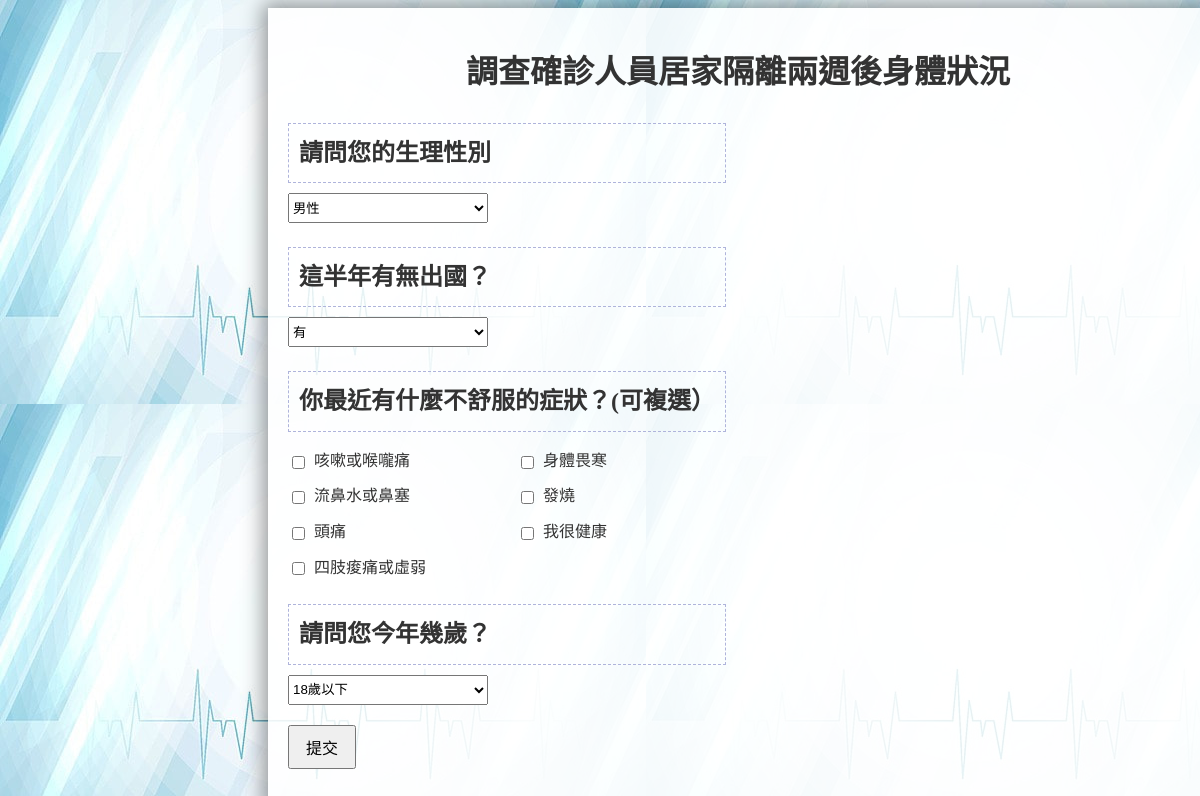
Before: /polls/ with the older database file.
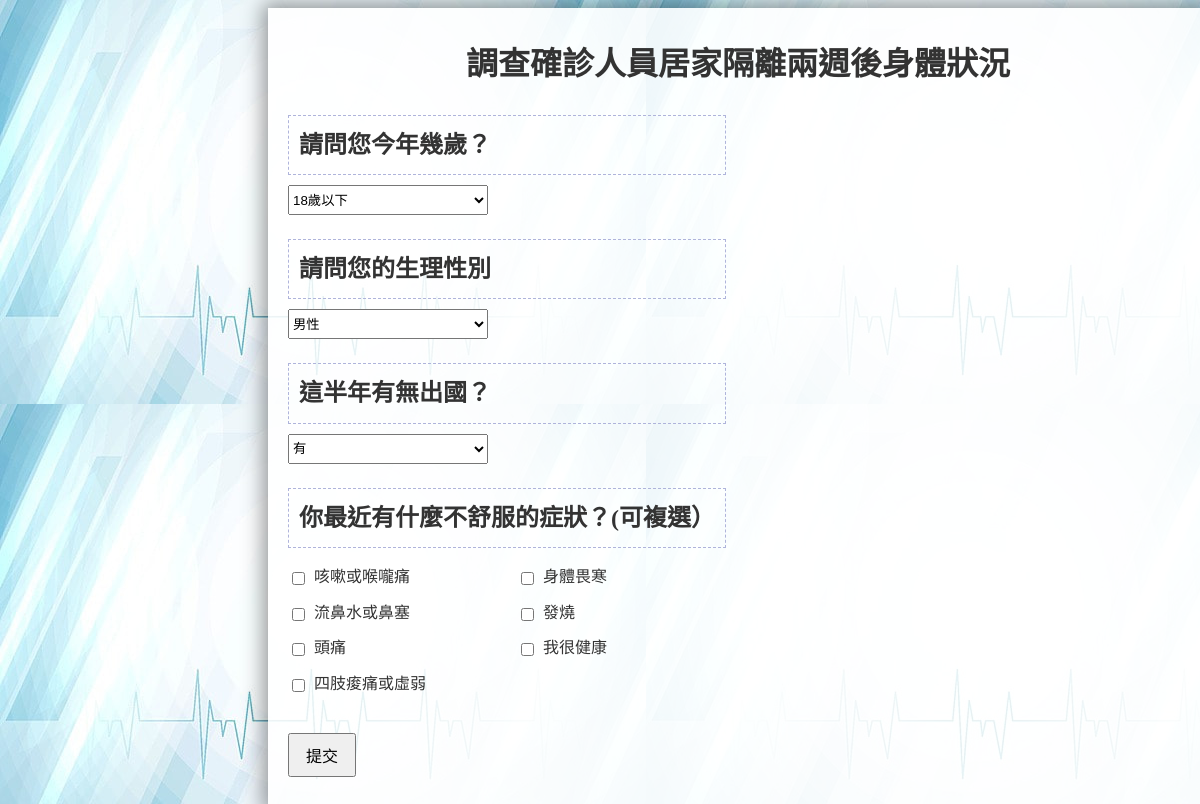
After: the same page with the newer database file.
### polls/models.py (models this page shows, shortened)
class Question(models.Model):
    question_text = models.CharField(max_length=200)
    pub_date = models.DateTimeField(default=timezone.now)
    type = models.CharField(max_length=10, choices=[('single', 'Single Choice'), ('multiple', 'Multiple Choice')])
    position = models.IntegerField(default=0, null=True)

class Choice(models.Model):
    question = models.ForeignKey(Question, on_delete=models.CASCADE)
    choice_text = models.CharField(max_length=200)
    votes = models.IntegerField(default=0)

### polls/views.py (the view)
# urls.py: path("", views.IndexView.as_view(), name="index"),
class IndexView(generic.ListView):
    template_name = "polls/index.html"
    context_object_name = "latest_question_list"
    def get_queryset(self):
        return Question.objects.filter(pub_date__lte=timezone.now(), type__in=('single', 'multiple')).order_by("-pub_date")[:30]

### polls/templates/polls/index.html (shortened to what this page needs)
<!DOCTYPE html>
<html lang="zh-Hant">
<head>
  {% load static %}
  <link rel="stylesheet" href="{% static 'polls/style.css' %}">
</head>
<body style="display: flex;">
  <div class="container">
    <h1>調查確診人員居家隔離兩週後身體狀況</h1>
    {% if latest_question_list %}
      <form method="post" action="/submit">
        {% for question in latest_question_list %}
          <h2>{{ question.question_text }}</h2>
          {% if question.type == 'single' or question.type == 'multiple' %}
            {% if question.type == 'single' %}
              <select name="choice-{{ question.id }}">
                {% for choice in question.choice_set.all %}
                  <option value="{{ choice.id }}">{{ choice.choice_text }}</option>
                {% endfor %}
              </select>
            {% elif question.type == 'multiple' %}
              <ul>
                {% for choice in question.choice_set.all %}
                  <li>
                    <label for="{{ choice.id }}">
                      <input type="checkbox" id="{{ choice.id }}" name="choice-{{ question.id }}" value="{{ choice.id }}">
                      {{ choice.choice_text }}
                    </label>
                  </li>
                {% endfor %}
              </ul>
            {% endif %}
          {% else %}
            <p>問題類型無效</p>
          {% endif %}
        {% endfor %}
        <div>
          <input type="submit" value="提交">
        </div>
      </form>
    {% else %}
      <p>沒有任何問卷調查可供參與。</p>
    {% endif %}
  </div>
</body>
</html>

### polls/static/polls/style.css (style rules this page uses)
body { background-image: url("images/02.jpg"); background-color: #fff; font-family: serif; color: #333; line-height: 1.6; padding: 0 20px; max-width: 1000px; display: flex; min-height: 100vh; }
h1 { text-align: center; font-size: 2em; margin: 0 0 1em 0; box-shadow: 0 0 10px rgba(0, 0, 0, 0.7); width: 550px; height: 100px; margin-top: 20px; }
ul { list-style: none; padding: 0; }
li { display: inline-block; margin: 0 1em 0 0; }
h2 { font-size: 1.5em; margin: 1em 0 0.5em 0; }
label { display: block; margin: 0; }
input[type="submit"] { margin: 1em 0 0 0; padding: 0.5em 1em; font-size: 1em; cursor: pointer; }
select { width: 200px; height: 30px; }
.container { background-color: rgba(255, 255, 255, 0.88); display: flex; flex-direction: column; align-items: flex-start; justify-content: center; position: relative; left: 21%; max-width: 900px; margin-left: auto; margin-right: auto; flex: 1; box-shadow: 0 0 20px 5px rgba(0, 0, 0, 0.4); margin: 0 auto; padding: 20px; }
.container h1 { text-align: center; margin: 0 auto; width: fit-content; box-shadow: none; border: none; height: auto; padding: 0; }
.container h2 { border: 1px dashed #afb4db; padding: 10px; margin-bottom: 10px; }
.container h1, .container h2, .container p, .container ul { text-align: left; }
.container ul { list-style-type: none; padding: 0; column-count: 2; column-gap: 20px; }
.container ul li { display: block; margin-bottom: 10px; }
.container input[type="checkbox"] { vertical-align: middle; margin-right: 5px; }
.container input[type="submit"] { margin-top: 20px; }

Changed rows visible on the page:
changed Question "請問您今年幾歲？": moves up the list
